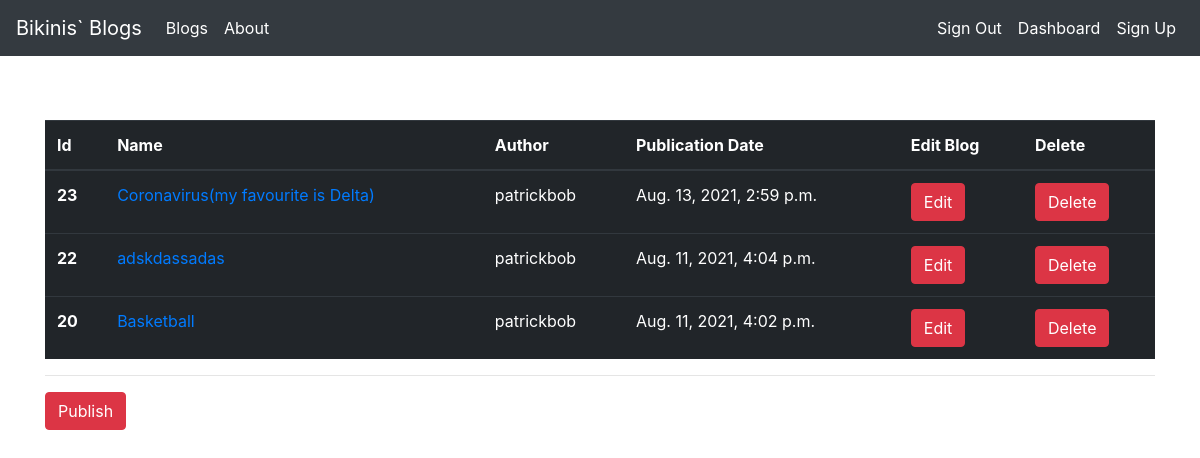
The page /dashboard/ (signed in) on the database its author committed.
### blog_app/models.py (models this page shows, shortened)
class Blog(models.Model):
    author = models.ForeignKey("auth.user",on_delete=models.CASCADE)
    topics = models.CharField(max_length=50)
    name = models.CharField(max_length=50)
    content = RichTextField()
    pub_date = models.DateTimeField(auto_now_add=True)
    article_image = models.FileField(blank = True, null = True, verbose_name = "Import image")
    class Meta():
        ordering = ['-pub_date']

### blog_app/views.py (the view)
# urls.py: path('dashboard/',dashboard, name ='dashboard'),
@login_required(login_url="/user/login/")
def dashboard(request):
    articles = Blog.objects.filter(author = request.user)
    context = {
        "articles":articles
    }
    return render(request,'dashboard.html',context)

### blog_app/templates/dashboard.html
{% extends 'layout.html' %}
 {% block body %}
 {% if articles %}
<table class="table table-dark">
  <thead>
    <tr>
      <th scope="col">Id</th>
      <th scope="col">Name</th>
      <th scope="col">Author</th>
      <th scope="col">Publication Date</th>
      <th scope="col">Edit Blog</th>
      <th scope="col">Delete</th>
    </tr>
  </thead>
  <tbody>
  {% for article in articles  %}
  <tr>
      <th scope = "row">{{article.id}}</th>
      <td> <a href= "/article/{{article.id}}">{{article.name}} </a></td>
      <td>{{article.author.username}}</td>
      <td>{{article.pub_date}}</td>
      <td><a href="/update/{{article.id}}"  class = "btn btn-danger">Edit </a></td>
      <td><a href="/delete/{{article.id}}"  class = "btn btn-danger">Delete</a></td>
    </tr>
  {% endfor %}
  </tbody>
</table>
{% else %}
<div class = "alert alert-danger">
 You don`t publish anything yet(
</div>
{% endif %}
 <hr>
 <a class = "btn btn-danger" href="/publisharticle"> Publish </a>
 {% endblock body %}

### rows shown on the page
Blog: id "23", name "Coronavirus(my favourite is Delta)", author.username "patrickbob", pub_date "Aug. 13, 2021, 2:59 p.m."
Blog: id "22", name "adskdassadas", author.username "patrickbob", pub_date "Aug. 11, 2021, 4:04 p.m."
Blog: id "20", name "Basketball", author.username "patrickbob", pub_date "Aug. 11, 2021, 4:02 p.m."
